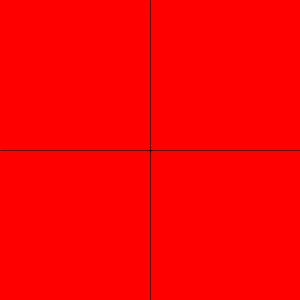
Frame 1 (no input)
Frame 60 (the mouse pressed at the canvas centre just before this capture): identical to frame 1, image omitted
Frame 120 (the mouse held since frame 60 and released just before this capture): identical to frame 1, image omitted

The Processing sketch that drew this single still picture (run headless with seeded random() and noise(); from frame 60 on, the mouse is pressed at the canvas centre):

// Processing sketch: criss_cross_a
// ── criss_cross_a.pde
/****************************************************************************************
 * Created By : Alexander Soloviev                                                       *
 * Due Date : 03/30/2018 23:59                                                           *
 * Course Code : COMP - 1029                                                             *    
 ****************************************************************************************/
void setup()
{
  size(300, 300);
}

void draw()
{
  if ((mouseX > width / 2) && (mouseY > height / 2)) { //if mouse postion X is larger than the width of the sketch when its divided by two, AND when mouse poistion y is larger than the height of the sketch when its divided by two
    background(0, 255, 0); //then change the color to green
  } else {
    background(255, 0, 0); //else set it back to red/leave it at red.
  }
  line(0, height / 2, width, height / 2); //line pos starts at 0, height devide by 2, width of the (size). deivde by 2 the height.
  line(width / 2, 0, width / 2, height);
}
